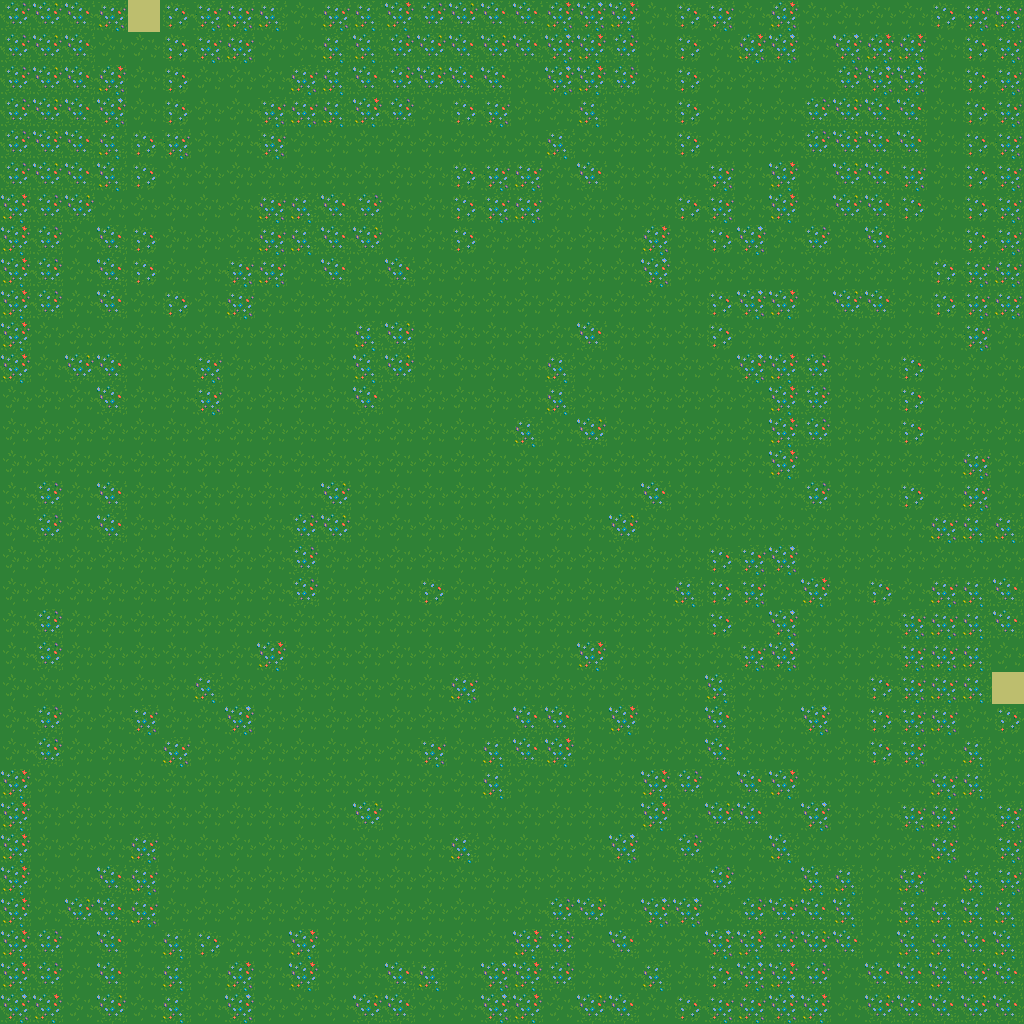

Rendered tile map (Tiled .tmx) drawn with the repository's tilesets; below, a short description and the full map source, tile grids included:
An orthogonal 32x32 tile map with 32x32 px tiles, 1 tile layer (ground), 3 tilesets.

<map version="1.2" tiledversion="1.2.3" orientation="orthogonal" renderorder="right-down" width="32" height="32" tilewidth="32" tileheight="32" infinite="0" nextlayerid="4" nextobjectid="1">
 <tileset firstgid="1" name="Tile_field" tilewidth="32" tileheight="32" tilecount="4096" columns="64">
  <image source="Tile_field.png" width="2048" height="2048" />
 </tileset>
 <tileset firstgid="4097" name="forest_tiles" tilewidth="32" tileheight="32" tilecount="256" columns="16">
  <image source="forest_tiles.png" width="512" height="512" />
 </tileset>
 <tileset firstgid="4353" name="mimic" tilewidth="32" tileheight="32" tilecount="12" columns="3">
  <image source="mimic.png" width="96" height="128" />
 </tileset>
 <layer id="1" name="ground" width="32" height="32">
  <data encoding="csv">
4131,4132,4133,4100,3,4098,4099,4100,4101,4097,4100,4101,4130,4131,4132,4133,4133,4113,4129,4130,4097,4098,4099,4097,4113,4097,4097,4097,4097,4098,4099,4100,
4131,4132,4133,4097,4097,4098,4099,4100,4097,4097,4101,4117,4131,4132,4133,4132,4133,4129,4130,4131,4097,4098,4097,4113,4129,4097,4129,4113,4113,4097,4098,4099,
4131,4132,4133,4113,4097,4098,4097,4097,4097,4100,4101,4133,4131,4132,4133,4133,4097,4129,4130,4131,4097,4098,4097,4097,4097,4097,4131,4129,4129,4097,4098,4099,
4131,4132,4133,4129,4097,4098,4097,4097,4099,4100,4101,4130,4131,4097,4098,4099,4097,4097,4101,4097,4097,4098,4097,4097,4097,4131,4132,4133,4133,4097,4098,4099,
4131,4132,4133,4101,4098,4099,4097,4097,4099,4097,4097,4097,4097,4097,4097,4097,4097,4101,4097,4097,4097,4098,4097,4097,4097,4131,4132,4133,4133,4097,4098,4099,
4131,4132,4133,4117,4098,4097,4097,4097,4097,4097,4097,4097,4097,4097,4098,4099,4100,4097,4133,4097,4097,4097,4099,4097,4130,4097,4132,4133,4099,4097,4098,4099,
4130,4131,4132,4097,4097,4097,4097,4097,4100,4101,4133,4131,4097,4097,4098,4099,4100,4097,4097,4097,4097,4098,4099,4097,4130,4097,4132,4133,4098,4097,4098,4099,
4130,4131,4097,4133,4098,4097,4097,4097,4100,4101,4133,4132,4097,4097,4098,4097,4097,4097,4097,4097,4113,4097,4098,4129,4097,4131,4097,4133,4097,4097,4098,4099,
4130,4131,4097,4133,4098,4097,4097,4099,4100,4097,4133,4097,4133,4097,4097,4097,4097,4097,4097,4097,4129,4097,4097,4097,4097,4097,4097,4097,4097,4098,4099,4100,
4130,4131,4097,4133,4097,4098,4097,4100,4097,4097,4097,4097,4097,4097,4097,4097,4097,4097,4097,4097,4097,4097,4098,4129,4130,4097,4132,4133,4097,4098,4099,4100,
4130,4097,4097,4097,4097,4097,4097,4097,4097,4097,4097,4101,4132,4097,4097,4097,4097,4097,4133,4097,4097,4097,4098,4097,4097,4097,4097,4097,4097,4097,4099,4097,
4130,4097,4132,4133,4097,4097,4099,4097,4097,4097,4097,4117,4132,4097,4097,4097,4097,4101,4097,4097,4097,4097,4097,4129,4130,4131,4097,4097,4098,4097,4097,4097,
4097,4097,4097,4133,4097,4097,4099,4097,4097,4097,4097,4133,4097,4097,4097,4097,4097,4101,4097,4097,4097,4097,4097,4097,4130,4131,4097,4097,4098,4097,4097,4097,
4097,4097,4097,4097,4097,4097,4097,4097,4097,4097,4097,4097,4097,4097,4097,4097,4101,4097,4132,4097,4097,4097,4097,4097,4130,4131,4097,4097,4098,4097,4097,4097,
4097,4097,4097,4097,4097,4097,4097,4097,4097,4097,4097,4097,4097,4097,4097,4097,4097,4097,4097,4097,4097,4097,4097,4097,4130,4097,4097,4097,4097,4097,4100,4097,
4097,4131,4097,4133,4097,4097,4097,4097,4097,4097,4132,4097,4097,4097,4097,4097,4097,4097,4097,4097,4133,4097,4097,4097,4097,4131,4097,4097,4098,4097,4100,4097,
4097,4131,4097,4133,4097,4097,4097,4097,4097,4131,4132,4097,4097,4097,4097,4097,4097,4097,4097,4132,4097,4097,4097,4097,4097,4097,4097,4097,4097,4100,4101,4101,
4097,4097,4097,4097,4097,4097,4097,4097,4097,4131,4097,4097,4097,4097,4097,4097,4097,4097,4097,4097,4097,4097,4098,4099,4129,4097,4097,4097,4097,4097,4097,4097,
4097,4097,4097,4097,4097,4097,4097,4097,4097,4131,4097,4097,4097,4098,4097,4097,4097,4097,4097,4097,4097,4101,4098,4099,4097,4130,4097,4098,4097,4100,4101,4133,
4097,4131,4097,4097,4097,4097,4097,4097,4097,4097,4097,4097,4097,4097,4097,4097,4097,4097,4097,4097,4097,4097,4098,4097,4129,4097,4097,4097,4099,4100,4101,4133,
4097,4131,4097,4097,4097,4097,4097,4097,4130,4097,4097,4097,4097,4097,4097,4097,4097,4097,4130,4097,4097,4097,4097,4099,4129,4097,4097,4097,4099,4100,4101,4097,
4097,4097,4097,4097,4097,4097,4101,4097,4097,4097,4097,4097,4097,4097,4100,4097,4097,4097,4097,4097,4097,4097,4117,4097,4097,4097,4097,4098,4099,4100,4101,3,
4097,4131,4097,4097,4099,4097,4097,4129,4097,4097,4097,4097,4097,4097,4097,4097,4133,4133,4097,4130,4097,4097,4133,4097,4097,4129,4097,4098,4099,4100,4097,4098,
4097,4131,4097,4097,4097,4100,4097,4097,4097,4097,4097,4097,4097,4099,4097,4101,4133,4130,4097,4097,4097,4097,4133,4097,4097,4097,4097,4098,4099,4097,4101,4097,
4130,4097,4097,4097,4097,4097,4097,4097,4097,4097,4097,4097,4097,4097,4097,4101,4097,4097,4097,4097,4130,4131,4097,4133,4130,4097,4097,4097,4097,4100,4101,4097,
4130,4097,4097,4097,4097,4097,4097,4097,4097,4097,4097,4132,4097,4097,4097,4097,4097,4097,4097,4097,4130,4097,4132,4133,4097,4129,4097,4097,4099,4100,4097,4099,
4130,4097,4097,4097,4100,4097,4097,4097,4097,4097,4097,4097,4097,4097,4101,4097,4097,4097,4097,4129,4097,4131,4097,4097,4117,4097,4097,4097,4097,4100,4097,4099,
4130,4097,4097,4133,4100,4097,4097,4097,4097,4097,4097,4097,4097,4097,4097,4097,4097,4097,4097,4097,4097,4097,4131,4097,4097,4117,4101,4097,4100,4097,4101,4099,
4130,4097,4132,4133,4100,4097,4097,4097,4097,4097,4097,4097,4097,4097,4097,4097,4097,4131,4132,4097,4129,4129,4097,4131,4132,4133,4117,4097,4101,4101,4117,4101,
4130,4131,4097,4133,4097,4101,4098,4097,4097,4130,4097,4097,4097,4097,4097,4097,4130,4131,4097,4133,4097,4097,4129,4130,4131,4132,4133,4097,4117,4101,4133,4117,
4130,4131,4097,4133,4097,4101,4097,4113,4097,4130,4097,4097,4133,4101,4097,4129,4130,4131,4097,4097,4101,4097,4098,4129,4130,4131,4097,4133,4133,4117,4132,4133,
4129,4130,4097,4132,4097,4101,4097,4129,4097,4097,4097,4132,4133,4097,4097,4129,4130,4097,4132,4133,4097,4098,4099,4100,4129,4130,4097,4132,4133,4133,4132,4133
</data>
 </layer>
</map>
